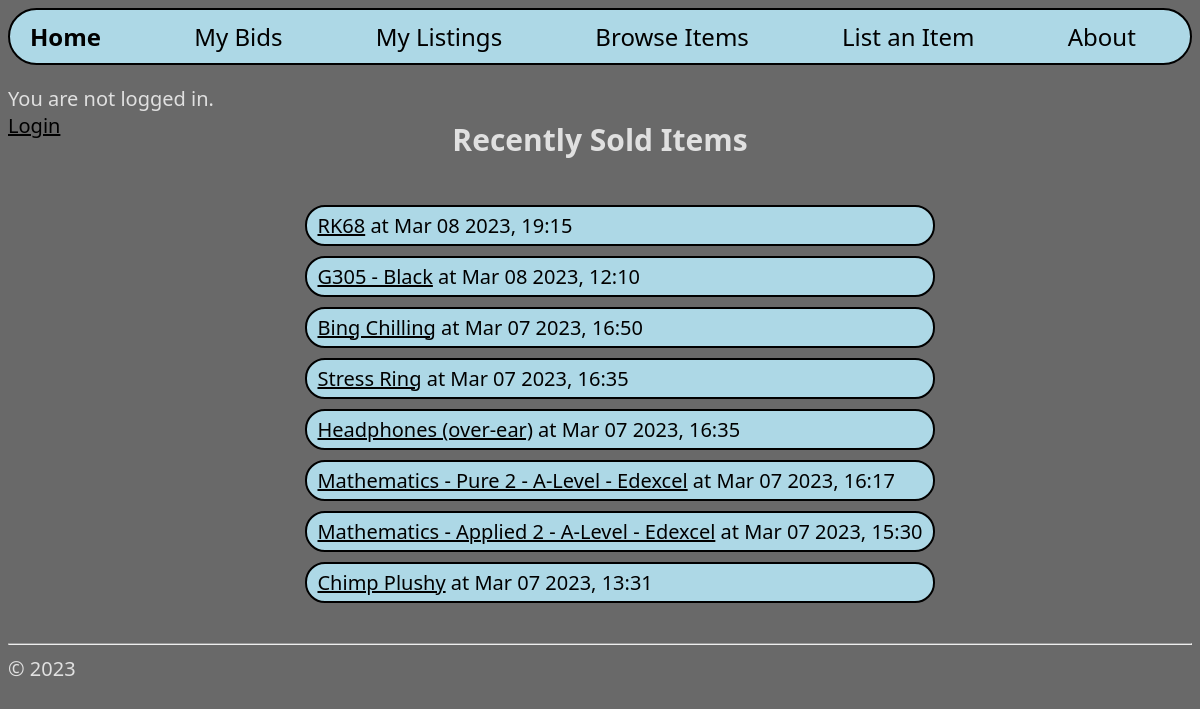
The page / on the database its author committed.
### hello/models.py (models this page shows, shortened)
class EndedItems(models.Model):
    name = models.CharField(max_length=50)
    salePrice = models.DecimalField(decimal_places=2, max_digits=10)
    postageCost = models.DecimalField(decimal_places=2, max_digits=10)
    bidIncrement = models.DecimalField(decimal_places=2, max_digits=10)
    conditionChoices = [
        ("new", "New"),
        ("excellent", "Excellent"),
        ("good", "Good"),
        ("used", "Used"),
        ("refurbished", "Refurbished"),
        ("partsOnly", "Parts Only"),
    ]
    condition = models.CharField(max_length=20, choices=conditionChoices)
    endDateTime = models.DateTimeField("Date/Time Logged")
    acceptReturns = models.BooleanField()
    description = models.TextField(max_length=1000)
    numBids = models.IntegerField()
    bidders = models.CharField(max_length=999999999, default='[]')
    sold = models.BooleanField()
    buyerId = models.IntegerField(blank=True, null=True)
    sellerId = models.IntegerField()
    destinationAddress = models.CharField(max_length=40, blank=True, null=True)
    def getBidders(self):
        return json.loads(self.bidders)
    def setBidders(self, value):
        self.bidders = json.dumps(value)
    biddersProperty = property(getBidders, setBidders)

### hello/views.py (the view)
class HomeListView(ListView):
    model = EndedItems
    def get_context_data(self, **kwargs):
        context = super(HomeListView, self).get_context_data(**kwargs)
        context["username"]  = getUsernameBalance(self.request)[0]
        context["balance"] = str(getUsernameBalance(self.request)[1])
        return context

### hello/views.py (called while the page is built)
def getUsernameBalance(request):
    username = None
    balance = None
    if request.user.is_authenticated:
        username = request.user.username
        pK = request.user.pk
        balance = Accounts.objects.get(user__pk=pK).balance
    return (username, balance)

### hello/templates/hello/home.html (shortened to what this page needs)
{% extends "hello/layout.html" %}
{% block loggedInAs %}
    {% if username %}
    <p style="color: rgb(224, 224, 224)">
        Logged in as {{username}}.
        <br>
        Balance: £{{balance}}
        <br>
        <a href="{% url 'logout' %}">Logout</a>
    </p>
    {% else %}
    <p style="color: rgb(224, 224, 224)">
        You are not logged in.
        <br>
        <a href="{% url 'login' %}">Login</a>
    </p>
    {% endif %}
{% endblock %}
{% block subheader %}
<h2 style="margin-top: -40px;">Recently Sold Items</h2>
{% endblock %}
{% block content %}
<ul class="itemList">
    {% for item in itemList %}
        <li class="borderli">
            <a href="{% url 'endedItemDetail' pk=item.pk %}">{{item.name}}</a> at {{item.endDateTime|date:"M d Y, H:i"}}
        </li>
    {% empty %}
        <p style="color: rgb(224, 224, 224)">No items found.</p>
    {% endfor %}
</ul>
{% endblock %}

### hello/static/hello/site.css (style rules this page uses)
* { font-family: "Segoe UI"; color: black; }
h2 { color: rgb(224, 224, 224); }
.borderli { border: 2px solid black; border-radius: 20px; padding: 5px 10px; background-color: lightblue; font-size: 20px; margin-bottom: 10px; list-style-type: none; }
body { background: dimgray; font-size: 20px; }
.itemList { font-size: 20px; }

### rows shown on the page
EndedItems: name "RK68", endDateTime "Mar 08 2023, 19:15"
EndedItems: name "G305 - Black", endDateTime "Mar 08 2023, 12:10"
EndedItems: name "Bing Chilling", endDateTime "Mar 07 2023, 16:50"
EndedItems: name "Stress Ring", endDateTime "Mar 07 2023, 16:35"
EndedItems: name "Headphones (over-ear)", endDateTime "Mar 07 2023, 16:35"
EndedItems: name "Mathematics - Pure 2 - A-Level - Edexcel", endDateTime "Mar 07 2023, 16:17"
EndedItems: name "Mathematics - Applied 2 - A-Level - Edexcel", endDateTime "Mar 07 2023, 15:30"
EndedItems: name "Chimp Plushy", endDateTime "Mar 07 2023, 13:31"
